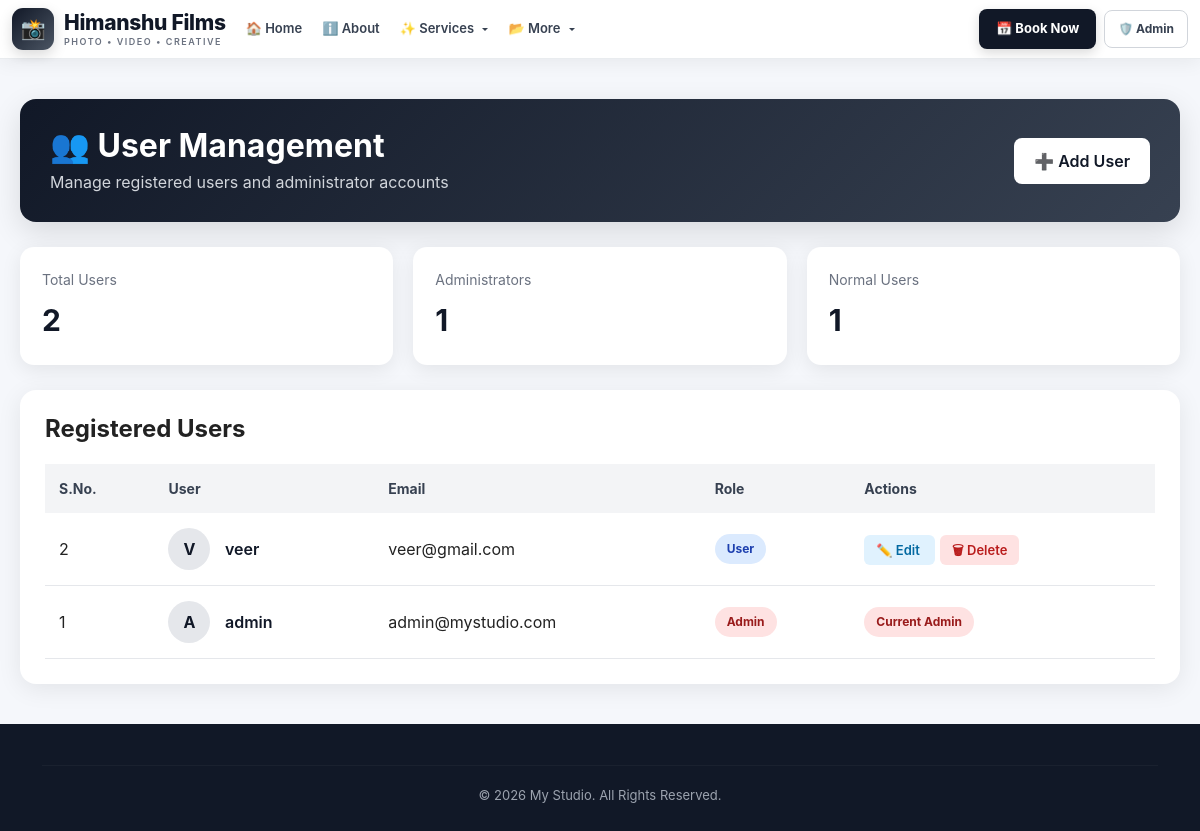
The app's page /admin/users (signed in) with its own data.
### app.py (models this page shows, shortened)
class User(db.Model):
    sno = db.Column(db.Integer, primary_key=True)
    username = db.Column( db.String(100),nullable=False,unique=True)
    email = db.Column(db.String(100),nullable=False)
    password = db.Column(db.String(100),nullable=False)
    role = db.Column(db.String(20),nullable=False,default="User")

### app.py (the view)
@app.route('/admin/users')
def admin_users():
    if not session.get('admin_logged_in'):
        flash("Please login as administrator first.", "danger")
        return redirect(url_for('admin_login'))
    users = User.query.order_by(User.sno.desc()).all()
    return render_template(
        'admin_users.html',
        users=users
    )

### templates/admin_users.html (shortened to what this page needs)
{% extends "base.html" %}
{% block body %}
<div class="users-page">
    <div class="users-container">
        <div class="users-header">
            <div>
                <h2>👥 User Management</h2>
                <p>
                    Manage registered users and administrator accounts
                </p>
            </div>
            <a href="{{ url_for('add_user') }}"
               class="btn-add-user">
                ➕ Add User
            </a>
        </div>
        <div class="user-stats">
            <div class="stat-card">
                <div class="stat-title">
                    Total Users
                </div>
                <div class="stat-number">
                    {{ users|length }}
                </div>
            </div>
            <div class="stat-card">
                <div class="stat-title">
                    Administrators
                </div>
                <div class="stat-number">
                    {{ users|selectattr('role', 'equalto', 'Admin')|list|length }}
                </div>
            </div>
            <div class="stat-card">
                <div class="stat-title">
                    Normal Users
                </div>
                <div class="stat-number">
                    {{ users|selectattr('role', 'equalto', 'User')|list|length }}
                </div>
            </div>
        </div>
        <div class="users-card">
            <h4>
                Registered Users
            </h4>
            {% if users %}
            <table class="users-table">
                <thead>
                    <tr>
                        <th>S.No.</th>
                        <th>User</th>
                        <th>Email</th>
                        <th>Role</th>
                        <th>Actions</th>
                    </tr>
                </thead>
                <tbody>
                    {% for user in users %}
                    <tr>
                        <td>
                            {{ user.sno }}
                        </td>
                        <td>
                            <span class="user-avatar">
                                {{ user.username[0]|upper }}
                            </span>
                            <span class="username">
                                {{ user.username }}
                            </span>
                        </td>
                        <td>
                            {{ user.email }}
                        </td>
                        <td>
                            {% if user.role == "Admin" %}
                                <span class="role-badge role-admin">
                                    Admin
                                </span>
                            {% else %}
                                <span class="role-badge role-user">
                                    User
                                </span>
                            {% endif %}
                        </td>
                        <td>
                            {% if user.sno != session.get('admin_user_id') %}
                                <a href="{{ url_for('edit_user', sno=user.sno) }}"
                                  class="btn-edit">
                                  ✏️ Edit
                                </a>
                                <a href="{{ url_for('delete_user', sno=user.sno) }}"
                                   class="btn-delete"
                                   onclick="return confirm('Are you sure you want to delete this user?');">
                                    🗑 Delete
                                </a>
                            {% else %}
                                <span class="role-badge role-admin">
                                    Current Admin
                                </span>
                            {% endif %}
                        </td>
                    </tr>
                    {% endfor %}
                </tbody>
            </table>
            {% endif %}
        </div>
    </div>
</div>
{% endblock body %}

### templates/base.html (shortened to what this page needs)
<!doctype html>
<html lang="en">
<head>
    <link href="https://cdn.jsdelivr.net/npm/bootstrap@5.3.8/dist/css/bootstrap.min.css"
          rel="stylesheet"
>
    <link rel="stylesheet"
          href="{{ url_for('static', filename='css/style.css') }}">
</head>
<body>
<nav class="navbar navbar-expand-lg studio-navbar">
    <div class="container">
        <a class="studio-brand"
           href="{{ url_for('index1') }}">
            <span class="brand-icon">
                📸
            </span>
            <span class="brand-text">
                Himanshu Films
                <span class="brand-subtitle">
                    Photo • Video • Creative
                </span>
            </span>
        </a>
        <div class="collapse navbar-collapse"
             id="studioNavbar">
            <ul class="navbar-nav me-auto mb-2 mb-lg-0">
                <li class="nav-item">
                    <a class="nav-link studio-nav-link"
                       href="{{ url_for('index1') }}">
                        🏠 Home
                    </a>
                </li>
                <li class="nav-item">
                    <a class="nav-link studio-nav-link"
                       href="{{ url_for('about') }}">
                        ℹ️ About
                    </a>
                </li>
                <li class="nav-item dropdown">
                    <a class="nav-link studio-nav-link dropdown-toggle"
                       href="#"
                       role="button"
                       data-bs-toggle="dropdown"
                       aria-expanded="false">
                        ✨ Services
                    </a>
                </li>
                <li class="nav-item dropdown">
                    <a class="nav-link studio-nav-link dropdown-toggle"
                       href="#"
                       role="button"
                       data-bs-toggle="dropdown"
                       aria-expanded="false">
                        📂 More
                    </a>
                </li>
            </ul>
            <div class="navbar-actions">
                <a href="{{ url_for('booking') }}"
                   class="nav-booking-btn">
                    📅 Book Now
                </a>
                <a href="{{ url_for('admin_login') }}"
                   class="nav-admin-btn">
                    🛡️ Admin
                </a>
            </div>
        </div>
    </div>
</nav>
{% block body %}
{% endblock body %}
<footer class="footer">
    <div class="container">
        <hr>
        <div class="text-center">
            <small>
                © 2026 My Studio. All Rights Reserved.
            </small>
        </div>
    </div>
</footer>
</body>
</html>

### static/css/style.css (style rules this page uses)
* { margin: 0; padding: 0; box-sizing: border-box; }
body { font-family: Arial, Helvetica, sans-serif; background: #f7f8fa; color: #222; }

### templates/base.html (style rules this page uses)
* { box-sizing: border-box; }
body { margin: 0; padding: 0; font-family: -apple-system, BlinkMacSystemFont, "Segoe UI", Arial, sans-serif; background: #f8f9fa; }
.studio-navbar { position: sticky; top: 0; z-index: 9999; background: rgba(255,255,255,0.97); backdrop-filter: blur(12px); border-bottom: 1px solid #e9ecef; box-shadow: 0 4px 18px rgba(0,0,0,0.06); }
.studio-navbar .container { max-width: 1400px; }
.studio-brand { display: flex; align-items: center; gap: 10px; text-decoration: none; color: #111827; font-size: 21px; font-weight: 800; letter-spacing: -0.3px; margin-right: 28px; }
.brand-icon { width: 42px; height: 42px; border-radius: 11px; display: flex; align-items: center; justify-content: center; background: linear-gradient( 135deg, #111827, #4b5563 ); color: white; font-size: 20px; box-shadow: 0 5px 14px rgba(0,0,0,0.15); }
.brand-text { line-height: 1; }
.brand-subtitle { display: block; margin-top: 4px; font-size: 9px; font-weight: 600; color: #6b7280; letter-spacing: 1.5px; text-transform: uppercase; }
.studio-nav-link { position: relative; display: flex; align-items: center; gap: 5px; padding: 10px 13px !important; margin: 0 2px; color: #374151 !important; font-size: 14px; font-weight: 600; border-radius: 8px; transition: all 0.25s ease; }
.navbar-actions { display: flex; align-items: center; gap: 8px; margin-left: auto; }
.nav-booking-btn { display: inline-flex; align-items: center; justify-content: center; gap: 6px; padding: 10px 17px; border-radius: 8px; background: #111827; color: white; text-decoration: none; font-size: 13px; font-weight: 700; box-shadow: 0 4px 12px rgba(0,0,0,0.15); transition: all 0.25s ease; }
.nav-admin-btn { display: inline-flex; align-items: center; justify-content: center; gap: 6px; padding: 9px 13px; border-radius: 8px; background: white; color: #374151; border: 1px solid #d1d5db; text-decoration: none; font-size: 12px; font-weight: 700; transition: 0.2s; }
.footer { background: #111827; color: #d1d5db; padding: 25px 0; margin-top: auto; }
.footer hr { border-color: rgba(255,255,255,0.15); }
.footer small { font-size: 13px; color: #9ca3af; }
@media (max-width: 1200px) { .studio-brand { margin-right: 10px; } }
@media (max-width: 1200px) { .studio-nav-link { padding: 9px 8px !important; font-size: 13px; } }

### records on screen
User: sno "2", username "V", username "veer", email "veer@gmail.com", role "User"
User: sno "1", username "A", username "admin", email "admin@mystudio.com", role "Admin", shows "Current Admin"

### other values on screen
{{ users|length }} "2"
{{ users|selectattr('role', 'equalto', 'Admin')|list|length }} "1"
{{ users|selectattr('role', 'equalto', 'User')|list|length }} "1"
